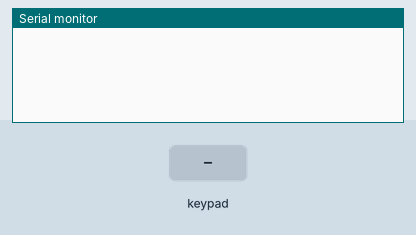
A sketch run on a simulated Arduino Uno, built with avr-gcc and run on an emulated ATmega328P. On the bench: the last lines printed to the serial monitor. Wiring (inferred from the names in the program): 4×4 keypad with keys 1 2 3 A 4 5 6 B 7 8 9 C * 0 # D: rows pin 5, pin 4, pin 3, pin 2; columns pin 9, pin 8, pin 7, pin 6. Inputs (shaded band) come from the test bench.

Above: at 1.2 s.
1.3 s: key '1' pressed
At 3.0 s:
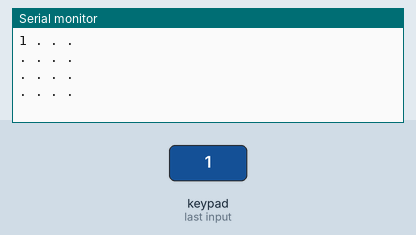
3.5 s: keypad keys 9 8 7 6 # pressed 0.4 s apart
At 4.6 s:
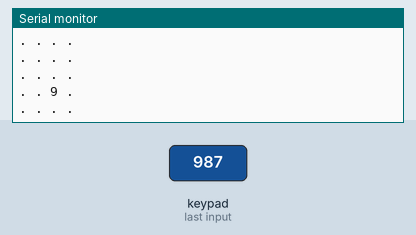
8.5 s: key 'A' pressed
At 9.6 s:
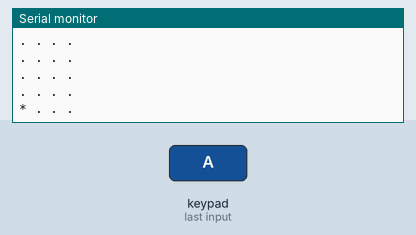
10.5 s: keypad keys 9 8 7 6 * pressed 0.4 s apart
At 12.8 s:
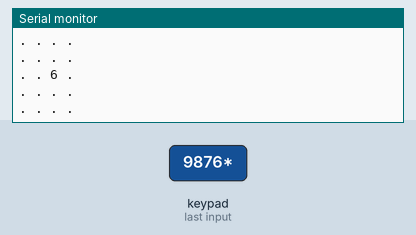
15.5 s: key 'C' pressed
At 17.2 s:
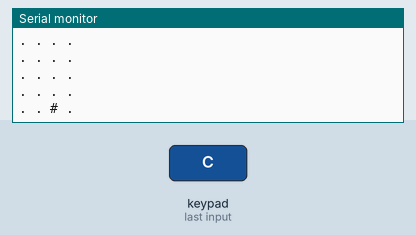
17.5 s: keypad keys 9 8 7 6 D pressed 0.4 s apart
At 23.2 s:
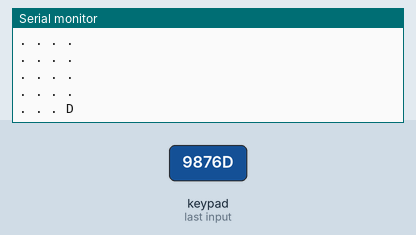
Timing chart, 0 to 23.5 s (numbered marks = the images above; inputs shaded):
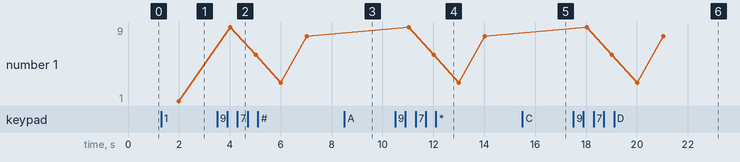

The sketch:

CH_22_code_2.ino
```cpp
/*
 *  아트멜 스튜디오와 아두이노로 배우는 ATmega328 프로그래밍
 *
 * 		Gyeongyong Heo (hgycap@deu.ac.kr)
 *			Department of Electronic Engineering
 *			Dong-eui University
 *  	2015. 07. 14
 */

const byte ROWS = 4;
const byte COLS = 4;
char keys[ROWS][COLS] = { // 키 값 정의
	{'1', '2', '3', 'A'},
	{'4', '5', '6', 'B'},
	{'7', '8', '9', 'C'},
	{'*', '0', '#', 'D'}
};
byte rowPins[ROWS] = {9, 8, 7, 6}; // 행 연결 핀
byte colPins[COLS] = {5, 4, 3, 2}; // 열 연결 핀
byte pattern[ROWS][COLS]; // 키 상태 저장
void setup(){
	// 행 연결 핀을 풀업 저항을 사용한 입력으로 설정
	for(int i = 0; i < ROWS; i++)
	pinMode(rowPins[i], INPUT_PULLUP);
	// 열 연결 핀은 하이 임피던스 상태로 만들기 위해 입력으로 설정
	for(int i = 0; i < COLS; i++)
	pinMode(colPins[i], INPUT);
	Serial.begin(9600); // 시리얼 통신 초기화
}
void loop(){
	int row, col, count = 0;
	for(col = 0; col < COLS; col++){
		pinMode(colPins[col], OUTPUT); // 해당 COL을 출력으로 설정
		digitalWrite(colPins[col], LOW); // 해당 COL에 LOW 출력
		for(row = 0; row < ROWS; row++){ // LOW의 입력 읽기
			pattern[row][col] = !digitalRead(rowPins[row]);
			count += pattern[row][col];
		}
		digitalWrite(colPins[col], HIGH); // 해당 COL에 HIGH 출력
		pinMode(colPins[col], INPUT); // 입력으로 (하이 임피던스 상태) 설정
	}
	if(count > 0){ // 버튼이 눌러진 경우만 시리얼로 출력
		for(row = 0; row < ROWS; row++){
			for(col = 0; col < COLS; col++){
				if(pattern[row][col])
				Serial.write(keys[row][col]);
				else
				Serial.write('.');
				Serial.write(" ");
			}
			Serial.write('\n');
		}
		Serial.write('\n');
	}
	delay(1000);
}
```

Measured:
- after the input at 1.3 s, the serial monitor: prints a new line after 0.70 s (image 1)
- after the input at 3.5 s, the serial monitor: prints a new line after 0.52 s (image 2)
- after the input at 8.5 s, the serial monitor: prints a new line after 0.53 s (image 3)
- after the input at 10.5 s, the serial monitor: prints a new line after 0.52 s (image 4)
- after the input at 15.5 s, the serial monitor: prints a new line after 0.53 s (image 5)
- after the input at 17.5 s, the serial monitor: prints a new line after 0.53 s (image 6)
- plotted number 1: 1 → 8 after the input at 3.5 s
